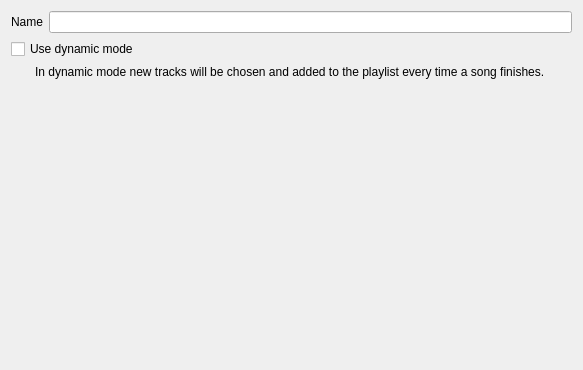
<?xml version="1.0" encoding="UTF-8"?>
<ui version="4.0">
 <class>SmartPlaylistWizardFinishPage</class>
 <widget class="QWidget" name="SmartPlaylistWizardFinishPage">
  <property name="geometry">
   <rect>
    <x>0</x>
    <y>0</y>
    <width>583</width>
    <height>370</height>
   </rect>
  </property>
  <property name="windowTitle">
   <string>Form</string>
  </property>
  <layout class="QFormLayout" name="formLayout">
   <item row="0" column="0">
    <widget class="QLabel" name="label">
     <property name="text">
      <string>Name</string>
     </property>
    </widget>
   </item>
   <item row="0" column="1">
    <widget class="QLineEdit" name="name"/>
   </item>
   <item row="1" column="0" colspan="2">
    <widget class="QWidget" name="dynamic_container" native="true">
     <layout class="QVBoxLayout" name="verticalLayout">
      <property name="leftMargin">
       <number>0</number>
      </property>
      <property name="topMargin">
       <number>0</number>
      </property>
      <property name="rightMargin">
       <number>0</number>
      </property>
      <property name="bottomMargin">
       <number>0</number>
      </property>
      <item>
       <widget class="QCheckBox" name="dynamic">
        <property name="text">
         <string>Use dynamic mode</string>
        </property>
       </widget>
      </item>
      <item>
       <widget class="QLabel" name="label_2">
        <property name="text">
         <string>In dynamic mode new tracks will be chosen and added to the playlist every time a song finishes.</string>
        </property>
        <property name="wordWrap">
         <bool>true</bool>
        </property>
        <property name="indent">
         <number>24</number>
        </property>
       </widget>
      </item>
     </layout>
    </widget>
   </item>
  </layout>
 </widget>
 <resources/>
 <connections/>
</ui>
